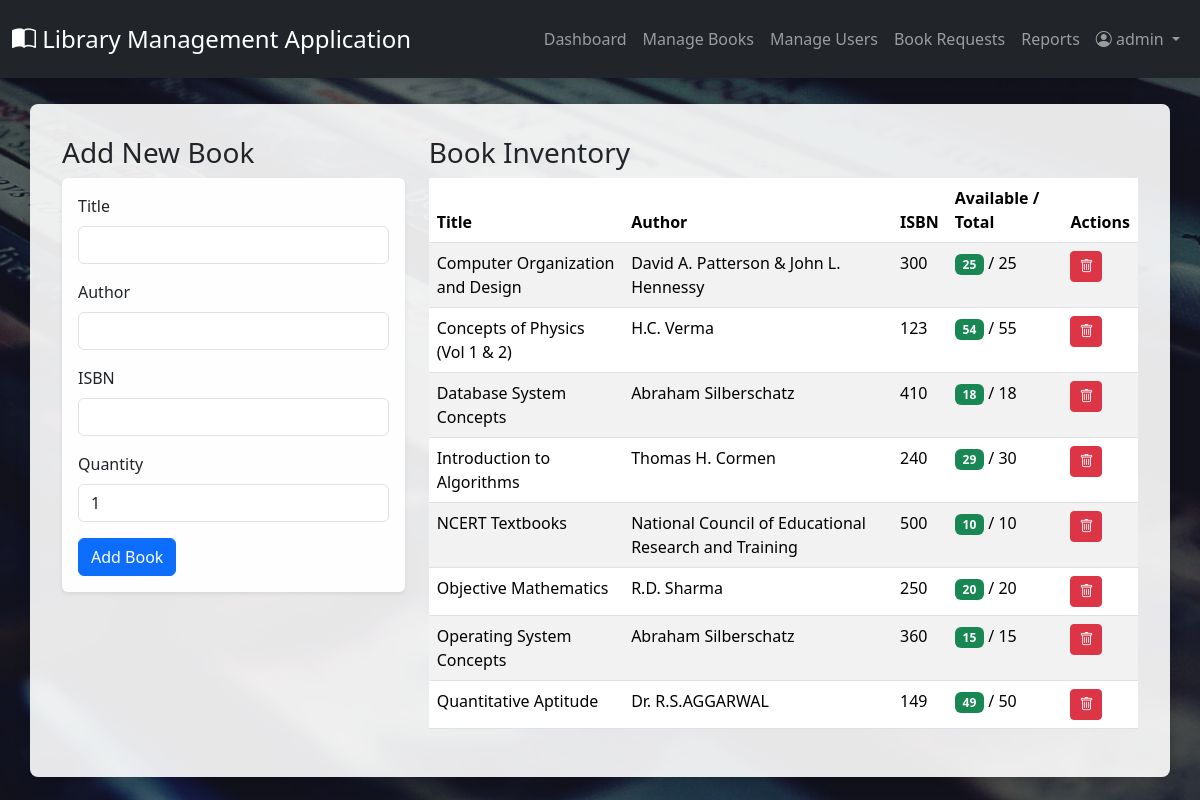
Page /admin/books (signed in) on the committed database.
### tables this page shows
CREATE TABLE user (
  id INTEGER PRIMARY KEY AUTOINCREMENT,
  username TEXT UNIQUE NOT NULL,
  email TEXT UNIQUE NOT NULL,
  password_hash TEXT NOT NULL,
  role TEXT NOT NULL DEFAULT 'member' -- 'admin' or 'member'
);

CREATE TABLE book (
  id INTEGER PRIMARY KEY AUTOINCREMENT,
  title TEXT NOT NULL,
  author TEXT NOT NULL,
  isbn TEXT UNIQUE NOT NULL,
  quantity INTEGER NOT NULL DEFAULT 1,
  quantity_available INTEGER NOT NULL DEFAULT 1
);

### app.py (the view, shortened to what this page needs)
@app.route('/admin/books', methods=['GET', 'POST'])
@login_required
@admin_required
def manage_books():
    db = get_db()
    books = db.execute('SELECT * FROM book ORDER BY title').fetchall()
    return render_template('admin/manage_books.html', books=books)

### app.py (called while the page is built)
@login_manager.user_loader
def load_user(user_id):
    user_row = get_db().execute('SELECT * FROM user WHERE id = ?', (user_id,)).fetchone()
    if user_row:
        return User(id=user_row['id'], username=user_row['username'], email=user_row['email'],
                    password_hash=user_row['password_hash'], role=user_row['role'])
    return None

def admin_required(f):
    @wraps(f)
    def decorated_function(*args, **kwargs):
        if not current_user.is_authenticated or current_user.role != 'admin':
            flash('You do not have permission to access this page.', 'danger')
            return redirect(url_for('login'))
        return f(*args, **kwargs)
    return decorated_function

### database.py (called while the page is built)
def get_db():
    if 'db' not in g:
        g.db = sqlite3.connect(
            current_app.config['DATABASE'],
            detect_types=sqlite3.PARSE_DECLTYPES
        )
        g.db.row_factory = sqlite3.Row
    return g.db

### templates/admin/manage_books.html (shortened to what this page needs)
{% extends "layout.html" %}
{% block content %}
<div class="row">
    <div class="col-md-4">
        <h3>Add New Book</h3>
        <div class="card shadow-sm">
            <div class="card-body">
                <form method="POST" action="{{ url_for('manage_books') }}">
                    <div class="mb-3"><label for="title" class="form-label">Title</label><input type="text" class="form-control" id="title" name="title" required></div>
                    <div class="mb-3"><label for="author" class="form-label">Author</label><input type="text" class="form-control" id="author" name="author" required></div>
                    <div class="mb-3"><label for="isbn" class="form-label">ISBN</label><input type="text" class="form-control" id="isbn" name="isbn" required></div>
                    <div class="mb-3"><label for="quantity" class="form-label">Quantity</label><input type="number" class="form-control" id="quantity" name="quantity" min="1" value="1" required></div>
                    <button type="submit" class="btn btn-primary">Add Book</button>
                </form>
            </div>
        </div>
    </div>
    <div class="col-md-8">
        <h3>Book Inventory</h3>
        <table class="table table-striped table-hover">
            <thead><tr><th>Title</th><th>Author</th><th>ISBN</th><th>Available / Total</th><th>Actions</th></tr></thead>
            <tbody>
                {% for book in books %}
                <tr>
                    <td>{{ book.title }}</td>
                    <td>{{ book.author }}</td>
                    <td>{{ book.isbn }}</td>
                    <td><span class="badge bg-{{ 'success' if book.quantity_available > 0 else 'danger' }}">{{ book.quantity_available }}</span> / {{ book.quantity }}</td>
                    <td>
                        <form action="{{ url_for('delete_book', book_id=book.id) }}" method="POST" onsubmit="return confirm('Are you sure?');" class="d-inline">
                            <button type="submit" class="btn btn-danger btn-sm" title="Delete"><i class="bi bi-trash"></i></button>
                        </form>
                    </td>
                </tr>
                {% endfor %}
            </tbody>
        </table>
    </div>
</div>
{% endblock %}

### templates/layout.html (shortened to what this page needs)
<!DOCTYPE html>
<html lang="en">
<head>
    <link href="https://cdn.jsdelivr.net/npm/bootstrap@5.3.2/dist/css/bootstrap.min.css" rel="stylesheet">
    <link rel="stylesheet" href="https://cdn.jsdelivr.net/npm/bootstrap-icons@1.11.1/font/bootstrap-icons.css">
    <link rel="stylesheet" href="{{ url_for('static', filename='css/style.css') }}">
</head>
<body>
    <nav class="navbar navbar-expand-lg navbar-dark bg-dark fixed-top">
        <div class="container-fluid">
            <a class="navbar-brand" href="{{ url_for('home') }}"><i class="bi bi-book-half"></i> Library Management Application</a>
            <div class="collapse navbar-collapse" id="navbarNav">
                <ul class="navbar-nav ms-auto">
                    {% if current_user.is_authenticated %}
                        {% if current_user.role == 'admin' %}
                            <li class="nav-item"><a class="nav-link" href="{{ url_for('admin_dashboard') }}">Dashboard</a></li>
                            <li class="nav-item"><a class="nav-link" href="{{ url_for('manage_books') }}">Manage Books</a></li>
                            <li class="nav-item"><a class="nav-link" href="{{ url_for('manage_users') }}">Manage Users</a></li>
                            <li class="nav-item"><a class="nav-link" href="{{ url_for('manage_requests') }}">Book Requests</a></li>
                            <li class="nav-item"><a class="nav-link" href="{{ url_for('reports') }}">Reports</a></li>
                        {% else %}
                            <li class="nav-item"><a class="nav-link" href="{{ url_for('member_dashboard') }}">Available Books</a></li>
                            <li class="nav-item"><a class="nav-link" href="{{ url_for('my_books') }}">My Books</a></li>
                        {% endif %}
                        <li class="nav-item dropdown">
                            <a class="nav-link dropdown-toggle" href="#" id="navbarDropdown" role="button" data-bs-toggle="dropdown" aria-expanded="false">
                                <i class="bi bi-person-circle"></i> {{ current_user.username }}
                            </a>
                        </li>
                    {% else %}
                        <li class="nav-item"><a class="nav-link" href="{{ url_for('login') }}">Login</a></li>
                        <li class="nav-item"><a class="nav-link" href="{{ url_for('register') }}">Register</a></li>
                    {% endif %}
                </ul>
            </div>
        </div>
    </nav>
    <main class="container mt-4">
        {% block content %}{% endblock %}
    </main>
</body>
</html>

### static/css/style.css (style rules this page uses)
body { background-image: url('../images/background.jpg'); background-size: cover; background-attachment: fixed; background-position: center; background-blend-mode: multiply; background-color: rgba(0, 0, 0, 0.5); padding-top: 80px; }
.navbar { padding-top: 1rem; padding-bottom: 1rem; box-shadow: 0 4px 6px rgba(0, 0, 0, 0.1); }
.navbar-brand { font-size: 1.5rem; }
.card { background-color: rgba(255, 255, 255, 0.95); border: none; }
main.container { background-color: rgba(255, 255, 255, 0.9); border-radius: 8px; padding: 2rem; box-shadow: 0 4px 15px rgba(0,0,0,0.2); }

### rows in the picture
user: username "admin"
book: title "Computer Organization and Design", author "David A. Patterson & John L. Hennessy", isbn "300", quantity_available "25", quantity "25"
book: title "Concepts of Physics (Vol 1 & 2)", author "H.C. Verma", isbn "123", quantity_available "54", quantity "55"
book: title "Database System Concepts", author "Abraham Silberschatz", isbn "410", quantity_available "18", quantity "18"
book: title "Introduction to Algorithms", author "Thomas H. Cormen", isbn "240", quantity_available "29", quantity "30"
book: title "NCERT Textbooks", author "National Council of Educational Research and Training", isbn "500", quantity_available "10", quantity "10"
book: title "Objective Mathematics", author "R.D. Sharma", isbn "250", quantity_available "20", quantity "20"
book: title "Operating System Concepts", author "Abraham Silberschatz", isbn "360", quantity_available "15", quantity "15"
book: title "Quantitative Aptitude", author "Dr. R.S.AGGARWAL", isbn "149", quantity_available "49", quantity "50"
